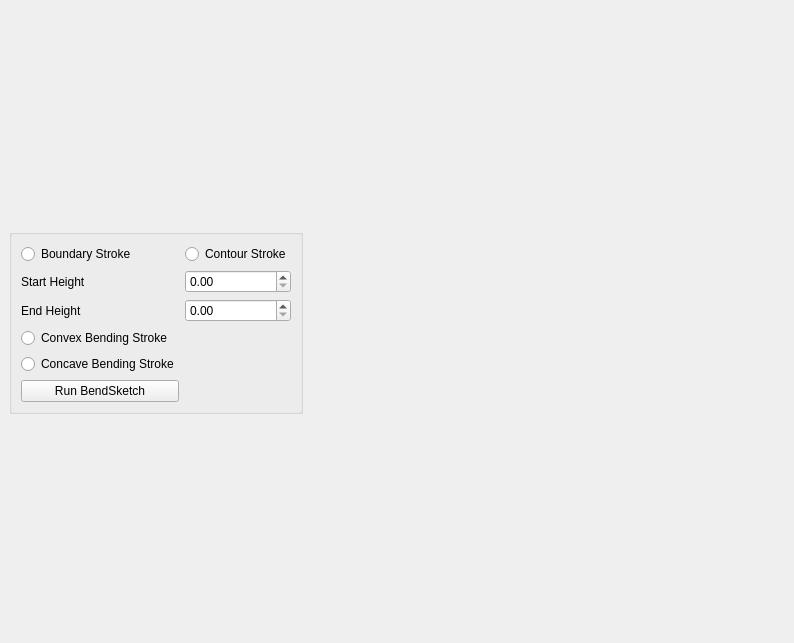
<?xml version="1.0" encoding="UTF-8"?>
<ui version="4.0">
 <class>MainWindow</class>
 <widget class="QMainWindow" name="MainWindow">
  <property name="geometry">
   <rect>
    <x>0</x>
    <y>0</y>
    <width>794</width>
    <height>643</height>
   </rect>
  </property>
  <property name="windowTitle">
   <string>MainWindow</string>
  </property>
  <widget class="QWidget" name="window">
   <layout class="QHBoxLayout" name="horizontalLayout">
    <item>
     <widget class="QGroupBox" name="settings">
      <property name="sizePolicy">
       <sizepolicy hsizetype="Maximum" vsizetype="Maximum">
        <horstretch>0</horstretch>
        <verstretch>0</verstretch>
       </sizepolicy>
      </property>
      <property name="title">
       <string/>
      </property>
      <layout class="QGridLayout" name="gridLayout_2">
       <item row="7" column="0">
        <widget class="QRadioButton" name="concave_stroke">
         <property name="text">
          <string>Concave Bending Stroke</string>
         </property>
        </widget>
       </item>
       <item row="0" column="1">
        <widget class="QRadioButton" name="contour_stroke">
         <property name="text">
          <string>Contour Stroke</string>
         </property>
        </widget>
       </item>
       <item row="5" column="1">
        <widget class="QDoubleSpinBox" name="end_height">
         <property name="singleStep">
          <double>0.010000000000000</double>
         </property>
        </widget>
       </item>
       <item row="0" column="0">
        <widget class="QRadioButton" name="boundary_stroke">
         <property name="text">
          <string>Boundary Stroke</string>
         </property>
        </widget>
       </item>
       <item row="2" column="1">
        <widget class="QDoubleSpinBox" name="start_height">
         <property name="singleStep">
          <double>0.010000000000000</double>
         </property>
        </widget>
       </item>
       <item row="5" column="0">
        <widget class="QLabel" name="label">
         <property name="text">
          <string>End Height</string>
         </property>
        </widget>
       </item>
       <item row="2" column="0">
        <widget class="QLabel" name="label_2">
         <property name="text">
          <string>Start Height</string>
         </property>
        </widget>
       </item>
       <item row="9" column="0">
        <widget class="QPushButton" name="run_bendsketch">
         <property name="text">
          <string>Run BendSketch</string>
         </property>
        </widget>
       </item>
       <item row="6" column="0">
        <widget class="QRadioButton" name="concave_stroke_2">
         <property name="text">
          <string>Convex Bending Stroke</string>
         </property>
        </widget>
       </item>
      </layout>
     </widget>
    </item>
    <item>
     <widget class="QWidget" name="top_scribble" native="true">
      <layout class="QVBoxLayout" name="verticalLayout">
       <item>
        <widget class="ScribbleArea" name="scribbleArea" native="true"/>
       </item>
       <item>
        <widget class="ScribbleArea" name="heightArea" native="true"/>
       </item>
      </layout>
     </widget>
    </item>
   </layout>
  </widget>
  <widget class="QMenuBar" name="menubar">
   <property name="geometry">
    <rect>
     <x>0</x>
     <y>0</y>
     <width>794</width>
     <height>22</height>
    </rect>
   </property>
  </widget>
 </widget>
 <customwidgets>
  <customwidget>
   <class>ScribbleArea</class>
   <extends>QWidget</extends>
   <header>ScribbleArea.h</header>
   <container>1</container>
  </customwidget>
 </customwidgets>
 <resources/>
 <connections/>
</ui>
